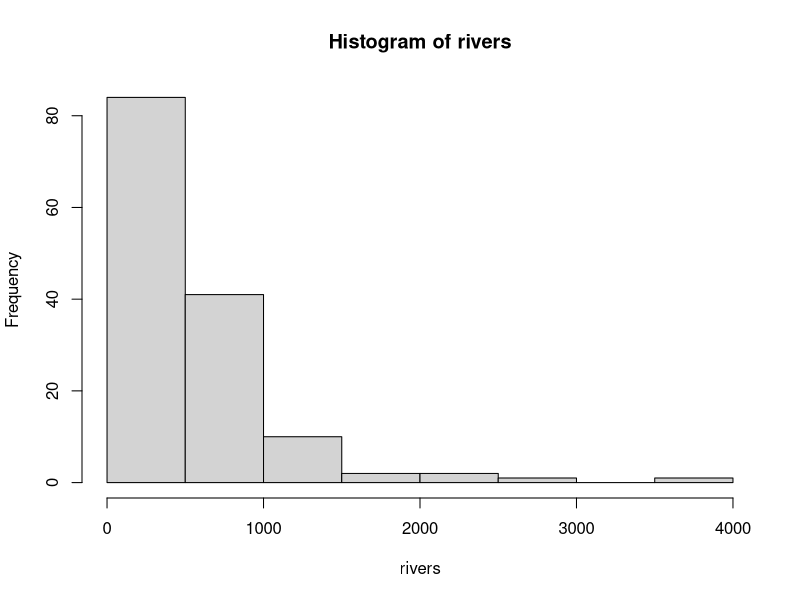

Recreate this plot in R.
## ---- chunk 1
knitr::opts_chunk$set(echo = TRUE)
## ---- chunk 2
aVector <- c(1,2,3,4,5)
bVector <- 10:50
cVector <- seq(2,3,by = 0.5)
dVector <- rep(1:2, time = 3)
eVector <- rep(1:2, each = 3)
## ---- chunk 3
aVector <- c(2,0,2,3)
## ---- chunk 4
tweVector <- 20:16
twe.Vector <- seq(2,1.6,-0.1)
twoVector <- rep(2, time = 8)
## ---- chunk 5

sortVector <- sort(aVector)
revVector <- rev(aVector)
counts <- table(aVector) # factors and table go together
uniqueValues <- unique(aVector)

### Append() also

## ---- chunk 6
piVector <- c(3,1,4,1,5,9,3)
eipVector <- sort(piVector)
pieVector <- rev(eipVector)
## ---- chunk 7
megaVector <- c(piVector[1],
                piVector[7],
                pieVector[pieVector %in% c(3)],
                eipVector[3:4])
## ---- chunk 8
noMeanRivers <- rivers[(rivers < 200) | (rivers > 600)]
river301 <- rivers[rivers == 301]
specRivers <- rivers[(((rivers > 100) & (rivers < 200)) | ((rivers > 500) & (rivers < 600))) & (rivers != 135)]
## ---- chunk 9
?ifelse
# ifelse(test, yes, no)
## ---- chunk 10
riverReport <- function(miles) {
  fr <- 73
  dm <- 525
  rg <- 1896
  
  bp1 <- (dm - fr)/2
  bp2 <- (rg - dm)/2
  frName <- "the Feather River."
  dmName <- "the Des Moines River."
  rgName <- "the Rio Grande River."
  report <- NA
  # miles < fr
  if(miles < fr){report <- paste("A river", miles, "miles long is shorter than", frName)}
  # miles == fr
  if(miles == fr){report <- paste("A river", miles, "miles long is exactly as long as", frName)}
  # fr < miles < bp1
  if((miles > fr) & (miles < bp1)){report <- paste("A river", miles, "miles long is longer than", frName)}
  # bp1 <= miles < dm
  if((miles >= bp1) & (miles < dm)){report <- paste("A river", miles, "miles long is shorter than", dmName)}
  # miles == dm
  if(miles == dm){report <- paste("A river", miles, "miles long is exactly as long as", dmName)}
  # dm < miles < bp2
  if((miles > dm) & (miles < bp2)){report <- paste("A river", miles, "miles long is longer than", dmName)}
  # bp2 <= miles < rg
  if((miles >= bp2) & (miles < rg)){report <- paste("A river", miles, "miles long is shorter than", rgName)}
  # miles == rg
  if(miles == fr){report <- paste("A river", miles, "miles long is exactly as long as", rgName)}
  # miles > rg
  if(miles > rg){report <- paste("A river", miles, "miles long is longer than", rgName)}
  print(report)
  return(report)
}
## ---- chunk 11
#tests
riverReport(river301)
sapply(rivers, riverReport)
## ---- chunk 12
hist(rivers)
